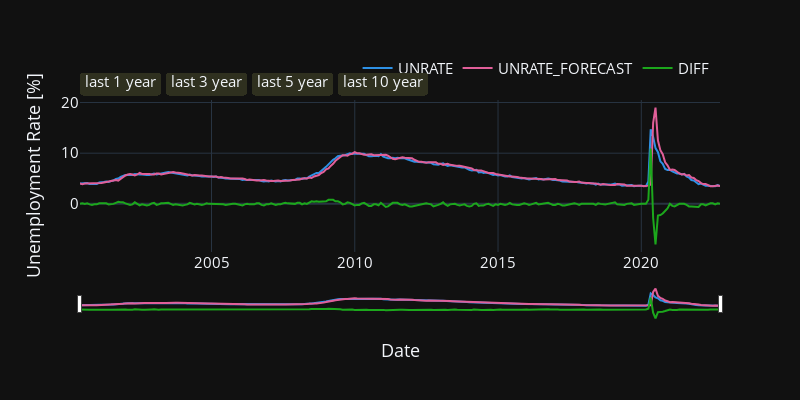

This figure's notebook cell:
### Markdown cell above
Depict the series

### Code cell
_df = df_uempr.iloc[:, :2]
_df["DIFF"] = _df["UNRATE"] - _df["UNRATE_FORECAST"]

layout_kwargs = dict(
    width=800,
    height=400,
    font_size=15,
    legend={"x":0.99, "y":1.1, "xanchor":"right", "yanchor":"bottom","orientation":"h"},
    xaxis={"title":"Date"},
    yaxis={"title":"Unemployment Rate [%]", "side":"left", },
    yaxis2={"title":"Difference [%]", "side":"right", "overlaying":'y'},
    hovermode="x",
    template="plotly_dark"
)
fig = series_plot(_df, **layout_kwargs)
fig.show()

### Figure 1 — Plotly figure (JSON) as saved in the notebook; plotly's stock layout.template omitted (floating-point values rounded to 4 significant figures; data arrays with more than 128 entries replaced by an {"elided": "..."} marker saying what was removed)
{"data": [{"marker": {"color": "#2E91E5"}, "name": "UNRATE", "type": "scatter", "x": {"elided": "269 str values"}, "y": {"elided": "269 float values"}, "yaxis": "y"}, {"marker": {"color": "#E15F99"}, "name": "UNRATE_FORECAST", "type": "scatter", "x": {"elided": "269 str values"}, "y": {"elided": "269 float values"}, "yaxis": "y"}, {"marker": {"color": "#1CA71C"}, "name": "DIFF", "type": "scatter", "x": {"elided": "269 str values"}, "y": {"elided": "269 float values"}, "yaxis": "y"}], "layout": {"font": {"size": 15}, "height": 400, "hovermode": "x", "legend": {"orientation": "h", "x": 0.99, "xanchor": "right", "y": 1.1, "yanchor": "bottom"}, "width": 800, "xaxis": {"rangeselector": {"bgcolor": "#2F301F", "buttons": [{"count": 1, "label": "last 1 year", "step": "year"}, {"count": 3, "label": "last 3 year", "step": "year"}, {"count": 5, "label": "last 5 year", "step": "year"}, {"count": 10, "label": "last 10 year", "step": "year"}]}, "rangeslider": {"visible": true}, "title": {"text": "Date"}}, "yaxis": {"side": "left", "title": {"text": "Unemployment Rate [%]"}}, "yaxis2": {"overlaying": "y", "side": "right", "title": {"text": "Difference [%]"}}}}
